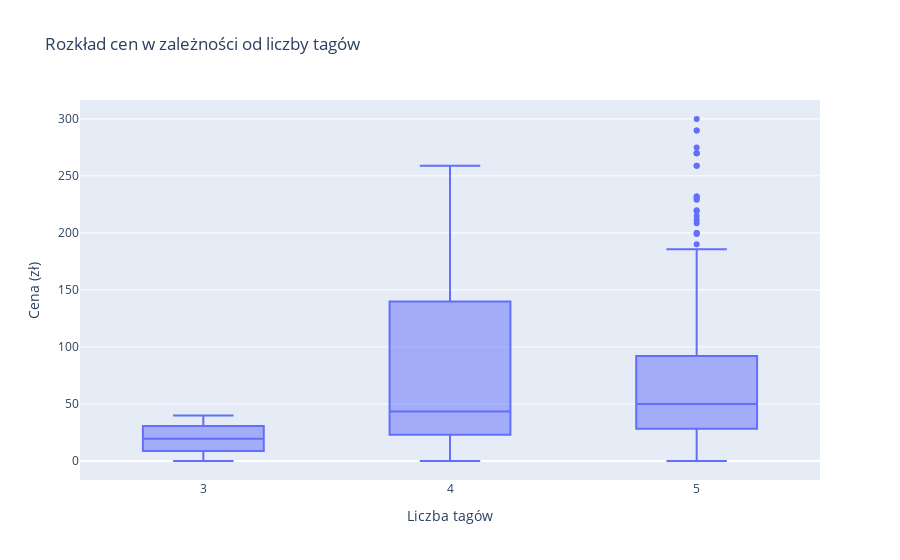

Notebook cell for this chart:
### Code cell
fig = px.box(df, x='tag_count', y='price', title='Rozkład cen w zależności od liczby tagów', labels={'tag_count': 'Liczba tagów', 'price': 'Cena (zł)'})
fig.show()

### Figure 1 — Plotly figure (JSON) as saved in the notebook; plotly's stock layout.template omitted (floating-point values rounded to 4 significant figures; data arrays with more than 128 entries replaced by an {"elided": "..."} marker saying what was removed)
{"data": [{"alignmentgroup": "True", "hovertemplate": "Liczba tagów=%{x}<br>Cena (zł)=%{y}<extra></extra>", "legendgroup": "", "marker": {"color": "#636efa"}, "name": "", "notched": false, "offsetgroup": "", "orientation": "v", "showlegend": false, "type": "box", "x": {"elided": "309 int values"}, "x0": " ", "xaxis": "x", "y": {"elided": "309 float values"}, "y0": " ", "yaxis": "y"}], "layout": {"boxmode": "group", "legend": {"tracegroupgap": 0}, "title": {"text": "Rozkład cen w zależności od liczby tagów"}, "xaxis": {"anchor": "y", "domain": [0, 1], "title": {"text": "Liczba tagów"}}, "yaxis": {"anchor": "x", "domain": [0, 1], "title": {"text": "Cena (zł)"}}}}
